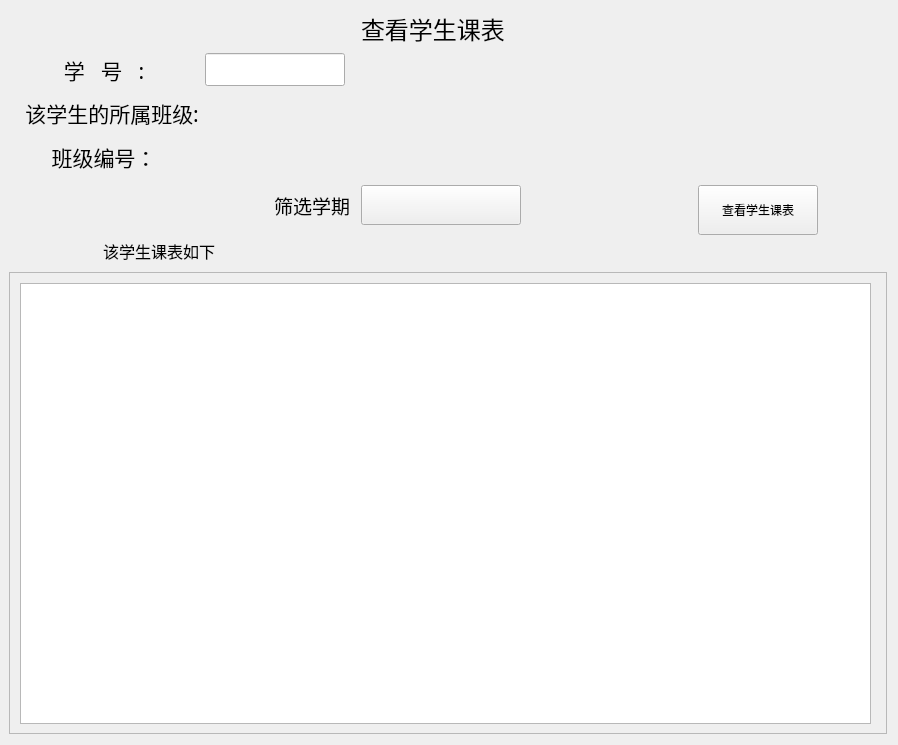
<?xml version="1.0" encoding="UTF-8"?>
<ui version="4.0">
 <class>schedule_student</class>
 <widget class="QWidget" name="schedule_student">
  <property name="geometry">
   <rect>
    <x>0</x>
    <y>0</y>
    <width>898</width>
    <height>745</height>
   </rect>
  </property>
  <property name="minimumSize">
   <size>
    <width>100</width>
    <height>30</height>
   </size>
  </property>
  <property name="windowTitle">
   <string>Form</string>
  </property>
  <layout class="QGridLayout" name="gridLayout">
   <property name="leftMargin">
    <number>9</number>
   </property>
   <item row="19" column="0" rowspan="2">
    <widget class="QLabel" name="Class_hint_label">
     <property name="minimumSize">
      <size>
       <width>0</width>
       <height>40</height>
      </size>
     </property>
     <property name="font">
      <font>
       <family>宋体</family>
       <pointsize>16</pointsize>
      </font>
     </property>
     <property name="text">
      <string>   该学生的所属班级:</string>
     </property>
     <property name="alignment">
      <set>Qt::AlignLeading|Qt::AlignLeft|Qt::AlignVCenter</set>
     </property>
    </widget>
   </item>
   <item row="10" column="1">
    <widget class="LineEdit" name="Sno_LineEdit">
     <property name="maximumSize">
      <size>
       <width>140</width>
       <height>33</height>
      </size>
     </property>
    </widget>
   </item>
   <item row="61" column="0" colspan="11">
    <layout class="QVBoxLayout" name="dataTable_Vlayout">
     <item>
      <widget class="QLabel" name="resultHint_label">
       <property name="minimumSize">
        <size>
         <width>200</width>
         <height>30</height>
        </size>
       </property>
       <property name="maximumSize">
        <size>
         <width>300</width>
         <height>60</height>
        </size>
       </property>
       <property name="font">
        <font>
         <family>宋体</family>
         <pointsize>12</pointsize>
        </font>
       </property>
       <property name="text">
        <string>该学生课表如下</string>
       </property>
       <property name="alignment">
        <set>Qt::AlignCenter</set>
       </property>
      </widget>
     </item>
     <item>
      <widget class="SmoothScrollArea" name="SmoothScrollArea">
       <property name="widgetResizable">
        <bool>true</bool>
       </property>
       <widget class="QWidget" name="scrollAreaWidgetContents">
        <property name="geometry">
         <rect>
          <x>0</x>
          <y>0</y>
          <width>876</width>
          <height>467</height>
         </rect>
        </property>
        <widget class="TableWidget" name="lesson_tableWidget">
         <property name="geometry">
          <rect>
           <x>10</x>
           <y>10</y>
           <width>851</width>
           <height>441</height>
          </rect>
         </property>
         <property name="minimumSize">
          <size>
           <width>500</width>
           <height>300</height>
          </size>
         </property>
         <property name="maximumSize">
          <size>
           <width>1500</width>
           <height>1000</height>
          </size>
         </property>
        </widget>
       </widget>
      </widget>
     </item>
    </layout>
   </item>
   <item row="10" column="0">
    <widget class="QLabel" name="Sno_label">
     <property name="minimumSize">
      <size>
       <width>90</width>
       <height>35</height>
      </size>
     </property>
     <property name="font">
      <font>
       <family>宋体</family>
       <pointsize>16</pointsize>
      </font>
     </property>
     <property name="text">
      <string>学   号   :</string>
     </property>
     <property name="alignment">
      <set>Qt::AlignCenter</set>
     </property>
    </widget>
   </item>
   <item row="58" column="0">
    <widget class="QLabel" name="Cno_hint_label">
     <property name="minimumSize">
      <size>
       <width>0</width>
       <height>35</height>
      </size>
     </property>
     <property name="font">
      <font>
       <family>宋体</family>
       <pointsize>16</pointsize>
      </font>
     </property>
     <property name="text">
      <string>班级编号：</string>
     </property>
     <property name="alignment">
      <set>Qt::AlignCenter</set>
     </property>
    </widget>
   </item>
   <item row="59" column="1">
    <widget class="QLabel" name="year_label">
     <property name="minimumSize">
      <size>
       <width>150</width>
       <height>0</height>
      </size>
     </property>
     <property name="maximumSize">
      <size>
       <width>150</width>
       <height>16777215</height>
      </size>
     </property>
     <property name="font">
      <font>
       <family>宋体</family>
       <pointsize>14</pointsize>
      </font>
     </property>
     <property name="text">
      <string>筛选学期 </string>
     </property>
     <property name="alignment">
      <set>Qt::AlignRight|Qt::AlignTrailing|Qt::AlignVCenter</set>
     </property>
    </widget>
   </item>
   <item row="19" column="1" rowspan="2" colspan="2">
    <widget class="QLabel" name="Class_label">
     <property name="minimumSize">
      <size>
       <width>0</width>
       <height>40</height>
      </size>
     </property>
     <property name="font">
      <font>
       <family>宋体</family>
       <pointsize>16</pointsize>
      </font>
     </property>
     <property name="text">
      <string/>
     </property>
    </widget>
   </item>
   <item row="58" column="1" colspan="2">
    <widget class="QLabel" name="Cno_label">
     <property name="minimumSize">
      <size>
       <width>0</width>
       <height>35</height>
      </size>
     </property>
     <property name="font">
      <font>
       <family>宋体</family>
       <pointsize>16</pointsize>
      </font>
     </property>
     <property name="text">
      <string/>
     </property>
    </widget>
   </item>
   <item row="2" column="2">
    <widget class="QLabel" name="title_label">
     <property name="minimumSize">
      <size>
       <width>320</width>
       <height>30</height>
      </size>
     </property>
     <property name="maximumSize">
      <size>
       <width>350</width>
       <height>35</height>
      </size>
     </property>
     <property name="font">
      <font>
       <family>宋体</family>
       <pointsize>18</pointsize>
      </font>
     </property>
     <property name="text">
      <string>查看学生课表</string>
     </property>
     <property name="alignment">
      <set>Qt::AlignLeading|Qt::AlignLeft|Qt::AlignVCenter</set>
     </property>
    </widget>
   </item>
   <item row="59" column="4">
    <widget class="PrimaryPushButton" name="select_pushButton">
     <property name="minimumSize">
      <size>
       <width>120</width>
       <height>50</height>
      </size>
     </property>
     <property name="maximumSize">
      <size>
       <width>150</width>
       <height>40</height>
      </size>
     </property>
     <property name="mouseTracking">
      <bool>true</bool>
     </property>
     <property name="text">
      <string>查看学生课表</string>
     </property>
    </widget>
   </item>
   <item row="59" column="2">
    <widget class="ComboBox" name="year_comboBox">
     <property name="maximumSize">
      <size>
       <width>160</width>
       <height>40</height>
      </size>
     </property>
     <property name="layoutDirection">
      <enum>Qt::LeftToRight</enum>
     </property>
    </widget>
   </item>
  </layout>
 </widget>
 <customwidgets>
  <customwidget>
   <class>ComboBox</class>
   <extends>QPushButton</extends>
   <header>qfluentwidgets</header>
  </customwidget>
  <customwidget>
   <class>PushButton</class>
   <extends>QPushButton</extends>
   <header>qfluentwidgets</header>
  </customwidget>
  <customwidget>
   <class>PrimaryPushButton</class>
   <extends>PushButton</extends>
   <header>qfluentwidgets</header>
  </customwidget>
  <customwidget>
   <class>SmoothScrollArea</class>
   <extends>QScrollArea</extends>
   <header>qfluentwidgets</header>
   <container>1</container>
  </customwidget>
  <customwidget>
   <class>LineEdit</class>
   <extends>QLineEdit</extends>
   <header>qfluentwidgets</header>
  </customwidget>
  <customwidget>
   <class>TableWidget</class>
   <extends>QTableWidget</extends>
   <header>qfluentwidgets</header>
  </customwidget>
 </customwidgets>
 <resources/>
 <connections/>
</ui>
